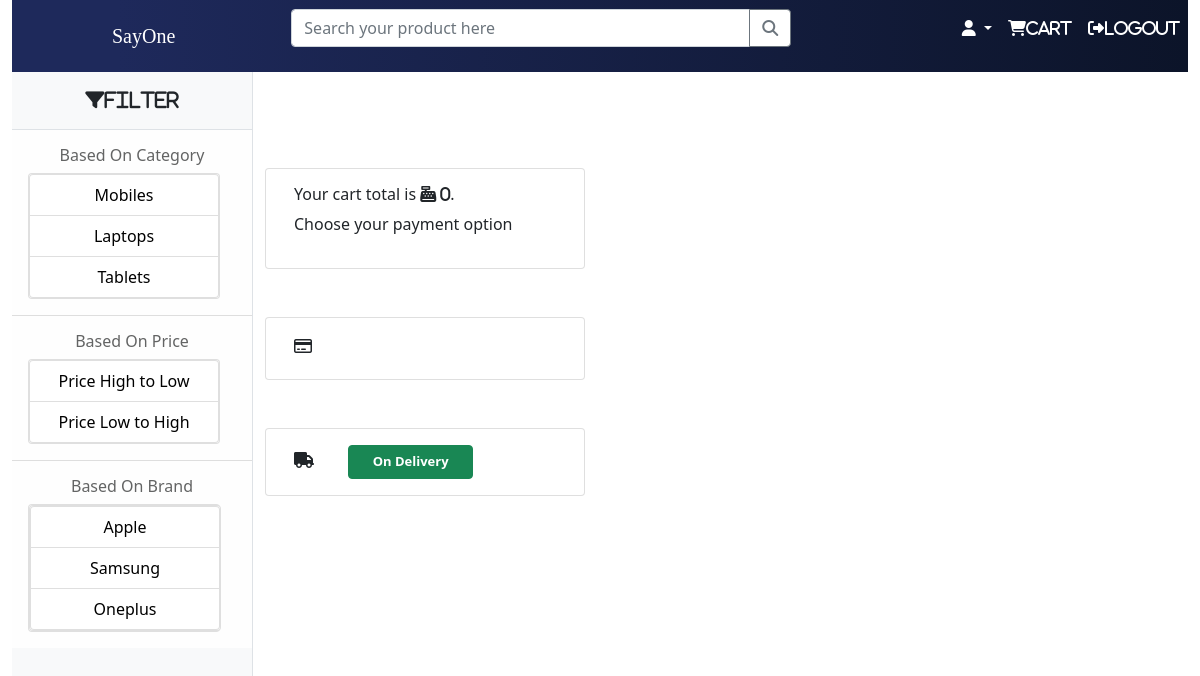
Screenshot of /customer/order/proceed (signed in) with the database file from the repository.
### seller/models.py (models this page shows, shortened)
class Brand(models.Model):
    brand_name = models.CharField(max_length=100)

### customer/views.py (the view)
# urls.py: path("order/proceed",views.GatewayView.as_view(),name="payment-gateway"),
class GatewayView(TemplateView):
    template_name = "stripe.html"
    def get_context_data(self, **kwargs):
        cart_products = Cart.objects.filter(user=self.request.user, status='ordernotplaced')
        total = 0
        for cart in cart_products:
            total += cart.product.price * cart.quantity
        context = super().get_context_data(**kwargs)
        brands = Brand.objects.all()
        context["brands"] = brands
        context['total'] = total
        context['amount'] = total * 100
        context['key'] = settings.STRIPE_PUBLISHABLE_KEY
        return context

### customer/templates/stripe.html (shortened to what this page needs)
{% extends 'cust_base.html'%}
{%block body_block%}
<div class="container">
    <div class="col-4">
        <div class="row mt-5">
            <div class="card mt-5">
                <div class="card-body">
                    <h6>Your cart total is  <i class="fas fa-cash-register">  {{total}} </i>.</h6>
                    <p>Choose your payment option  </p>
                </div>
            </div>
            <div class="card mt-5">
                <div class="card-body">
                    <form action="{%url 'payment'%}" method="POST">
                        <i class="far fa-credit-card" style="width:50px; height:25px;"></i>
                    </form>
                </div>
            </div>
            <div class="card mt-5">
                <div class="card-body">
                    <i class="fas fa-truck" style="width:50px; height:25px;"></i>
                    <a class="btn btn-success" href="{%url 'cod'%}" style="width:125px; font-size:small;"><b>On Delivery</b></a>
                </div>
            </div>
        </div>
    </div>
</div>
{%endblock%}

### customer/templates/cust_base.html (shortened to what this page needs)
<!DOCTYPE html>
{%load static%}
<html lang="en">
<head>
    <link href="{%static 'css/styles.css'%}" rel="stylesheet"/>
    <link href="https://cdn.jsdelivr.net/npm/bootstrap@5.0.2/dist/css/bootstrap.min.css" rel="stylesheet"
>
</head>
<body>
<div class="container-fluid">
    <div class="row">
        <div id="page-content-wrapper">
            <nav class="navbar navbar-expand-lg navbar-light " style="padding-left:100px; background: rgb(30,41,91);
background: linear-gradient(90deg, rgba(30,41,91,1) 9%, rgba(12,20,41,1) 100%, rgba(52,66,106,1) 100%);">
                <a class="navbar-brand" href="{% url 'customer_home'%}" style="font-family:cursive; color:white">SayOne</a>
                <div class="collapse navbar-collapse" id="navbarSupportedContent">
                    <form style="width:600px; padding-left:100px;" action="search">
                        <div class="input-group mb-3">
                            <div class="input-group">
                                <input name="q" type="text" class="form-control" placeholder="Search your product here"
                                       aria-describedby="button-addon2">
                                <button class="btn btn-outline-secondary" type="submit" id="button-addon2"
                                        href="{%url 'search'%}"
                                        style="background:white"><i class="fas fa-search"></i></button>
                            </div>
                        </div>
                    </form>
                    <ul class="navbar-nav ms-auto mb-3 mb-lg-3">
                        <li class="nav-item dropdown">
                            <a class="nav-link dropdown-toggle" href="#" id="navbarDropdown" role="button"
                               data-bs-toggle="dropdown" aria-expanded="false" style="color:white;">
                                <i class="fas fa-user" style="color:white;"></i>
                            </a>
                        </li>
                        <li>
                            <a class="nav-link" href="{% url 'mycart'%}"><i class="fas fa-shopping-cart"
                                                                            style="color:white;">Cart</i></a>
                        </li>
                        <li>
                            <a class="nav-link" href="{% url 'signout'%}"><i class="fas fa-sign-out-alt"
                                                                             style="color:white;">LogOut</i></a>
                        </li>
                    </ul>
                </div>
            </nav>
        </div>
        <div class="d-flex" id="wrapper">
            <div class="border-end bg-light" id="sidebar-wrapper" style="text-align:center;">
                <div class="sidebar-heading border-bottom bg-light"><b><i class="fas fa-filter">FILTER</i></b></div>
                <div class="list-group list-group-flush">
                    <ul class="list-group list-group-flush">
                        <li class="list-group-item list-group-item-action list-group-item-light p-3">
                            <h6>Based On Category</h6>
                            <div class="card" style="width: 12rem;">
                                <a class="list-group-item" href="{%url 'mobiles'%}"
                                   style="color:black;">Mobiles</a>
                                <a class="list-group-item" href="{%url 'laptops'%}" style="color:black;">Laptops</a>
                                <a class="list-group-item" href="{%url 'tablets'%}"
                                   style="color:black;">Tablets</a>
                            </div>
                        </li>
                        <li class="list-group-item list-group-item-action list-group-item-light p-3">
                            <h6>Based On Price</h6>
                            <div class="card" style="width: 12rem;">
                                <a class="list-group-item" href="{% url 'price_high_to_low'%}" style="color: black;">Price
                                    High to Low</a>
                                <a class="list-group-item" href="{% url 'price_low_to_high'%}"
                                   style="color:black;">Price Low to High</a>
                            </div>
                        </li>
                        <li class="list-group-item list-group-item-action list-group-item-light p-3">
                            <h6>Based On Brand</h6>
                            <div class="card" style="width: 12rem;">
                                <div class="card" style="width: 12rem;">
                                    {%for brand in brands %}
                                    <a class="list-group-item" href="{%url 'brandfilter' brand.id %}"
                                       style="color:black;">{{brand.brand_name}}</a>
                                    {%endfor%}
                                </div>
                            </div>
                        </li>
                    </ul>
                </div>
            </div>
            {%block body_block%}
            {%endblock%}
        </div>
    </div>
</div>
</body>
</html>

### rows the page displays
Brand: brand_name "Apple"
Brand: brand_name "Samsung"
Brand: brand_name "Oneplus"

### other values shown
{{ total }} "0"
